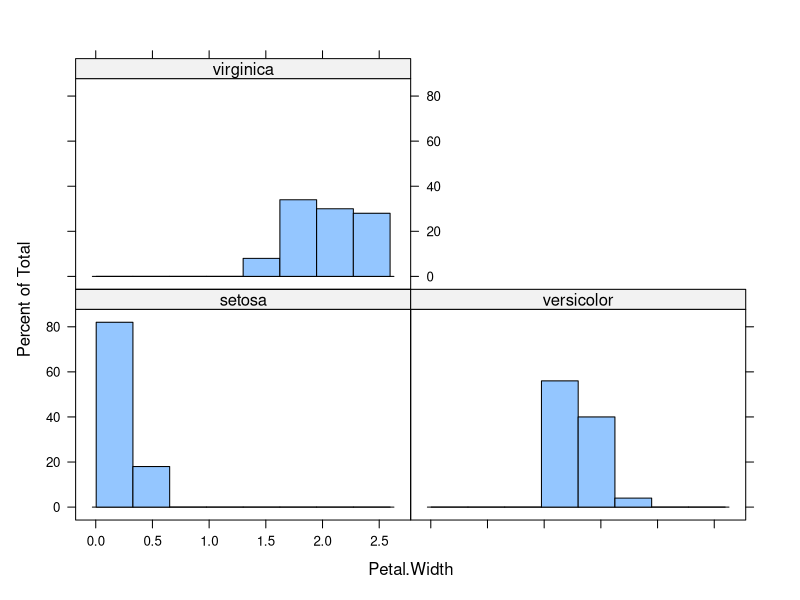
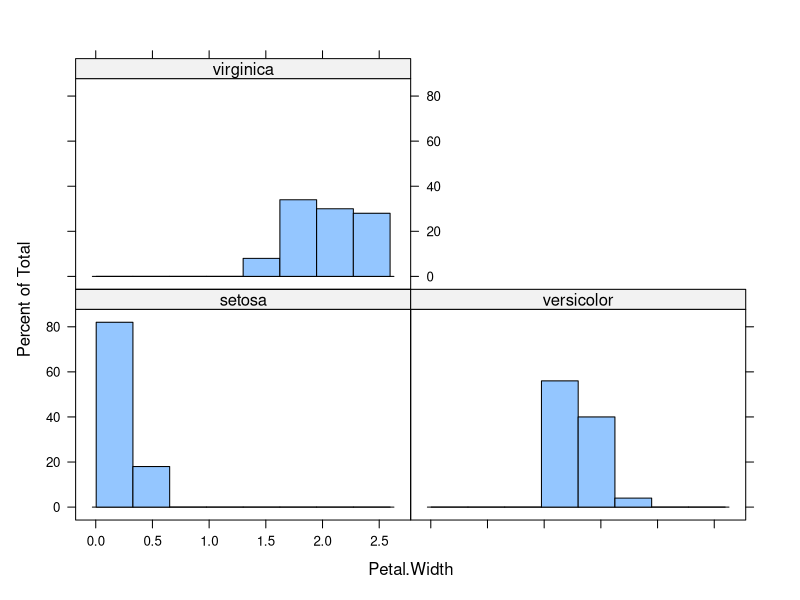
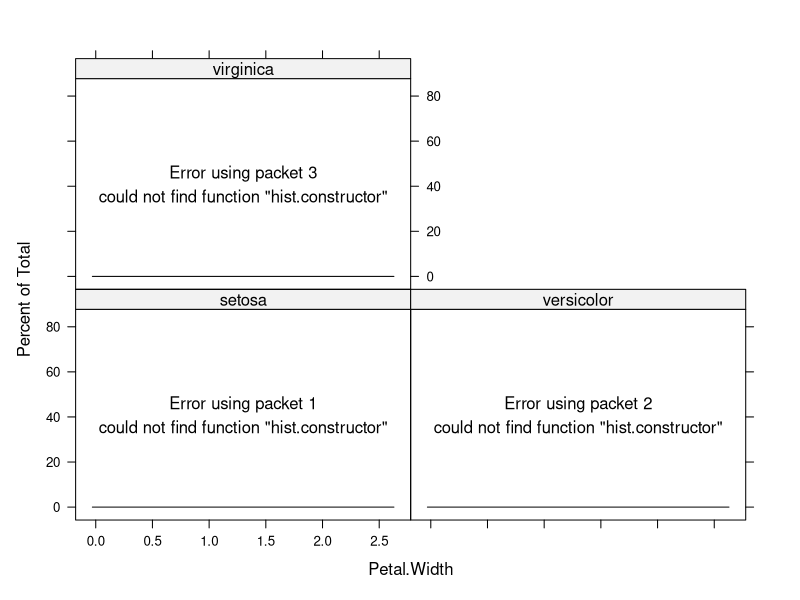
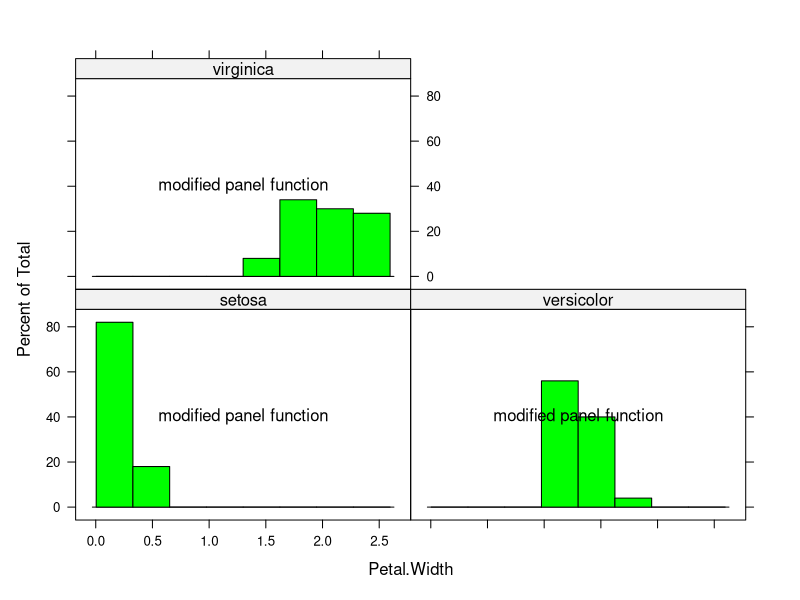

These figures' R source, in order:
library(lattice)

str(iris)
histogram(~ Petal.Width | Species, data = iris)
histogram(~ Petal.Width | Species, data = iris,  panel = panel.histogram)

## Taking modified panel function based on panel.histogram and modifying it
panel.histogramM <-  function (x, breaks, 
                               equal.widths = TRUE, 
                               type = "density",
                               nint = round(log2(length(x)) + 1),
                               alpha = plot.polygon$alpha, 
                               col = "green", 
                               border = plot.polygon$border,
                               lty = plot.polygon$lty,
                               lwd = plot.polygon$lwd, 
                               ..., 
                               identifier = "histogram") {
    plot.polygon <- trellis.par.get("plot.polygon")
    xscale <- current.panel.limits()$xlim
    panel.lines(x = xscale[1] + diff(xscale) * c(0.05, 0.95),
                y = c(0, 0), col = border, lty = lty, lwd = lwd, alpha = alpha,
                identifier = paste(identifier, "baseline", sep = "."))
    if (length(x) > 0) {
      if (is.null(breaks)) {
        breaks <- if (is.factor(x)) {
                     seq_len(1 + nlevels(x)) - 0.5
                  } else if (equal.widths) {
                     do.breaks(range(x, finite = TRUE), nint)
                  } else {
                     quantile(x, 0:nint/nint, na.rm = TRUE)
                  }
      }
      h <- hist.constructor(x, breaks = breaks, ...)
      y <- switch(type, count = h$counts, 
                  percent = 100 * h$counts/length(x),
                  density = h$density)
      breaks <- h$breaks
      nb <- length(breaks)
      if (length(y) != nb - 1)
          warning("problem with 'hist' computations")
      if (nb > 1) {
        panel.rect(x = breaks[-nb], y = 0, height = y, width = diff(breaks),
                   col = col, alpha = alpha, border = border, lty = lty,
                   lwd = lwd, just = c("left", "bottom"), identifier = identifier)
      }
    }
    grid.text("modified panel function") ## <<< The only difference to original :)
} 

## The environment of panel.histogramM is R_GlobalEnv and not package:lattice
environment(panel.histogramM)
## This call does not work as the code uses hidden functions of the package lattice
histogram(~ Petal.Width | Species, data = iris,  panel = panel.histogramM)
## But giving panel.histogramM() the environment of panel.histogram() ...
environment(panel.histogramM) <- environment(panel.histogram)
histogram(~ Petal.Width | Species, data = iris,  panel = panel.histogramM)
